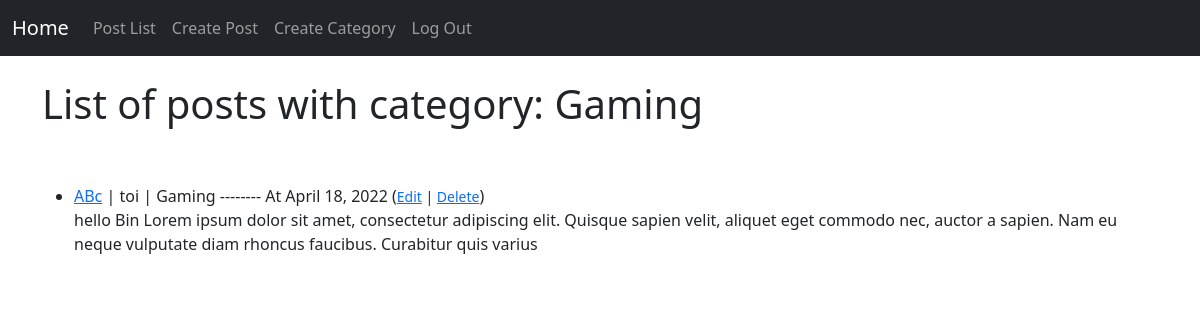
Screenshot of /posts_category/Gaming (signed in) with the database file from the repository.
### blog/models.py (models this page shows, shortened)
class Post(models.Model):
    title = models.CharField(max_length=300)
    title_tag = models.CharField(max_length=300, default="Default title tag")
    author = models.ForeignKey(User, on_delete=models.CASCADE)
    body = models.TextField()
    pub_date = models.DateField(default=timezone.now)
    category = models.CharField(max_length=300,default='nothing')

### blog/views.py (the view)
# urls.py: path('posts_category/<str:category_selected>', PostList_CategoryView, name='post_list_category'),
def PostList_CategoryView(request, category_selected):
    category_selected = category_selected.title().replace('-', ' ')
    posts = Post.objects.filter(
        category=category_selected).order_by('-pub_date')
    context = {
        'posts': posts,
        'category_selected': category_selected,
    }
    template_name = 'blog/post_list_category.html'
    return render(request, template_name, context)

### blog/templates/blog/post_list_category.html
{% extends 'blog/base.html' %}
{% if posts %}
    {% block title %}<h1>List of posts with category: {{category_selected}}</h1>{% endblock title %}
    {% block content %}
        <br>
        <br>
        <ul>
            {% for post in posts %}
                <li>
                    <a href="{% url 'post_detail' post.pk %}">{{post.title}}</a> | {{post.author}} | {{post.category}} -------- At {{post.pub_date}}
                    {% if user.is_authenticated %}
                        (<small><a href="{% url 'post_update' post.pk %}">Edit</a> | <a href="{% url 'post_delete' post.pk %}">Delete</a></small>)
                    {% endif %}
                    <br>
                </li>
                {{post.body|slice:":200"|safe}}
                <br>
                <br>
            {% endfor %}
        </ul>
    {% endblock %}
{% else %}
    <h1>Sorry, this category is not exist!!!</h1>
{% endif %}

### rows the page displays
Post: category "Gaming", title "ABc", author "toi", pub_date "April 18, 2022", body "hello Bin Lorem ipsum dolor sit amet, consectetur adipiscing elit. Quisque sapien velit, aliquet eget commodo nec, auctor a sapien. Nam eu neque vulputate diam rhoncus faucibus. Curabitur quis varius"
